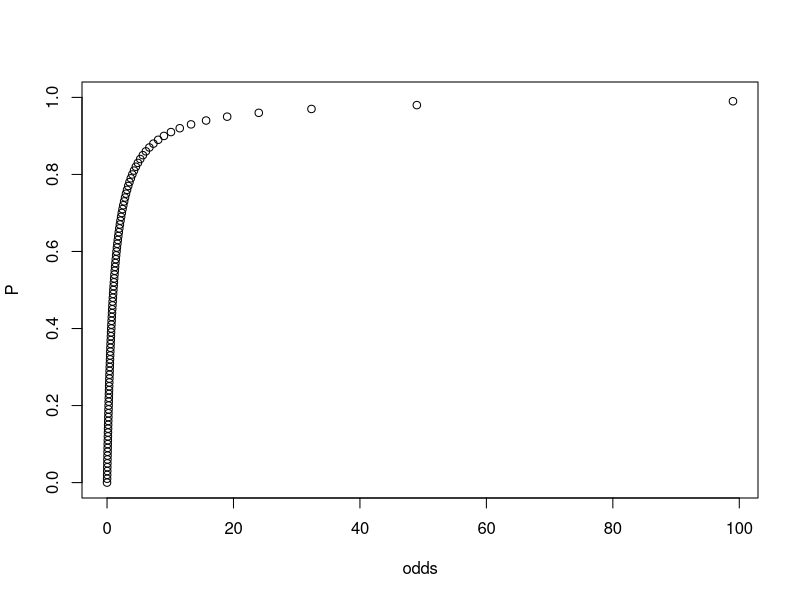
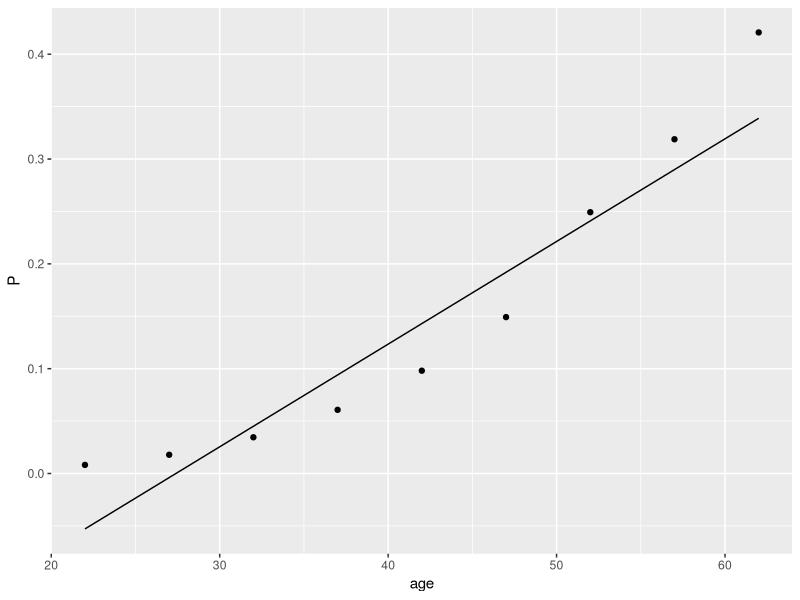
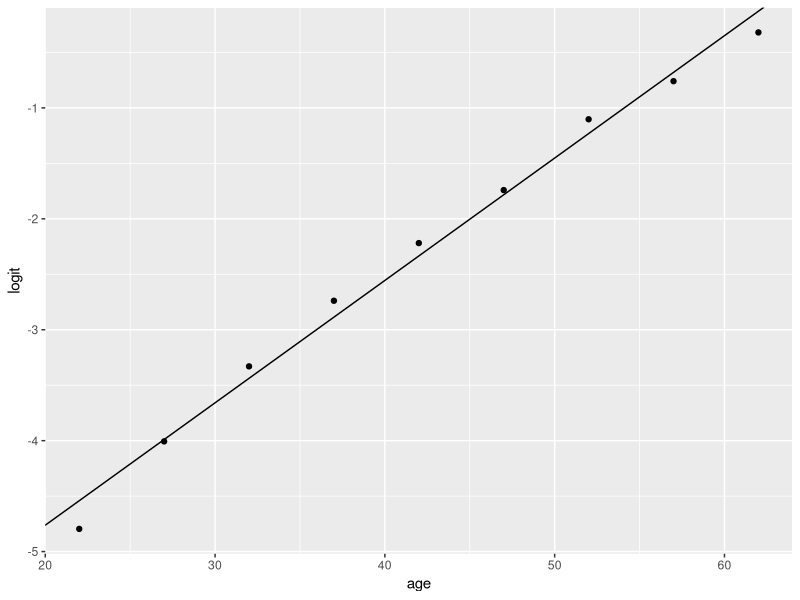
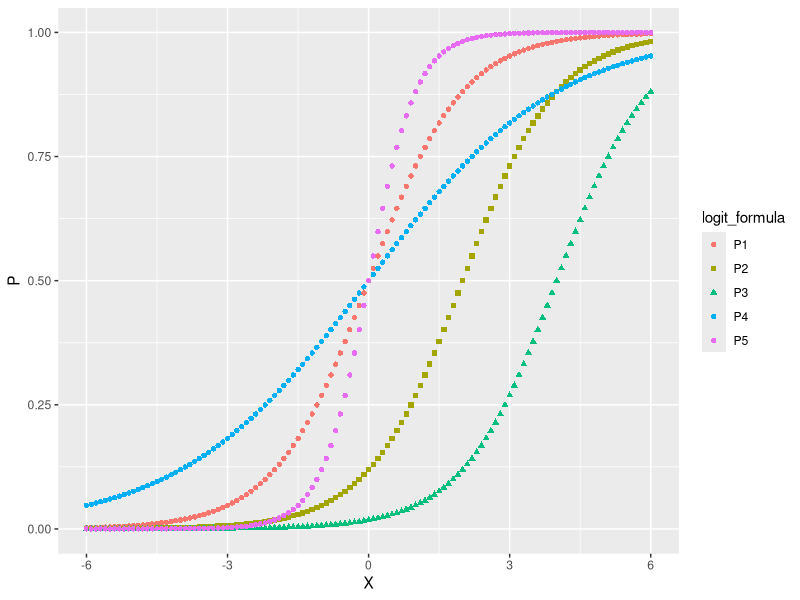
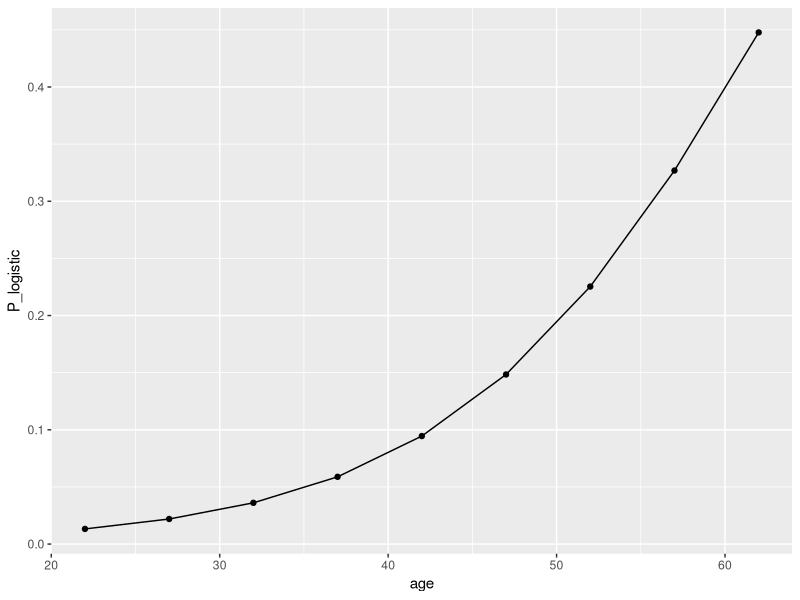
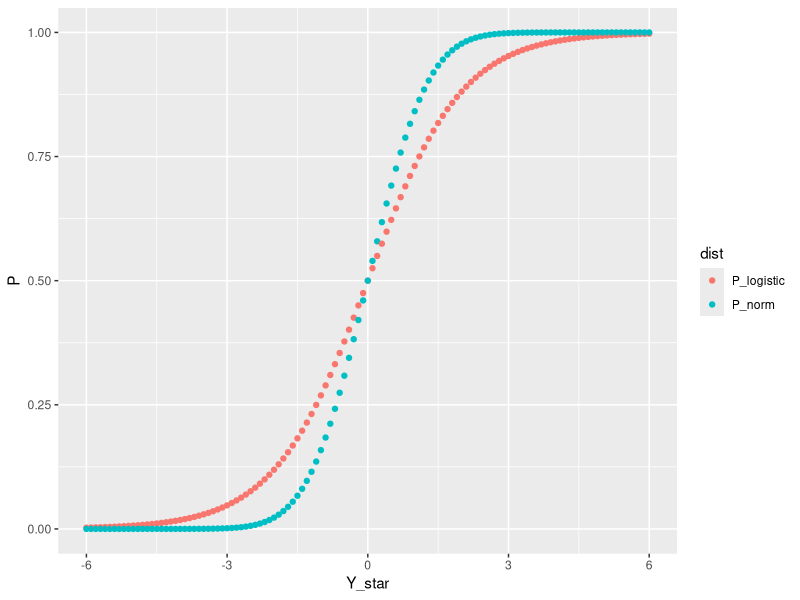

Here is the R script that generated these plots, in order: (Note: this script raises an error after producing the figures.)
## ---- chunk 1
#| include: false
library(knitr)
library(tidyr)
library(dplyr)
library(ggplot2)
library(lavaan)
knitr::opts_chunk$set(
  collapse = TRUE,
  comment = "##"
)
## ---- chunk 2
#| label: fig-1
P <- seq(0, 1, 0.01)
odds <- P/(1 - P)
plot(odds, P)
## ---- chunk 3
#| echo: false
dat <- data.frame(
  age = c(22, 27, 32, 37, 42, 47, 52, 57, 62, 
          22, 27, 32, 37, 42, 47, 52, 57, 62),
  n = c(1952, 1791, 2113, 2783, 2274, 2393, 2090, 1750, 1136, 
        1952, 1791, 2113, 2783, 2274, 2393, 2090, 1750, 1136),
  breathlessness = c(1, 1, 1, 1, 1, 1, 1, 1, 1, 
                     0, 0, 0, 0, 0, 0, 0, 0, 0),
  f = c(16, 32, 73, 169, 223, 357, 521, 558, 478, 
        1936, 1759, 2040, 2614, 2051, 2036, 1569, 1192, 658)
)
dat$P <- dat$f/dat$n
dat$odds <- dat$P/(1 - dat$P)
dat$logit <- log(dat$odds)
## ---- chunk 4
#| echo: false
#| message: false
#| label: tbl-2
kable(dat)
## ---- chunk 5
# 以breathlessness为结果变量的线性回归
lm.fit <- lm(breathlessness ~ age, weights = f, dat)
summary(lm.fit)
## ---- chunk 6
#| label: fig-2
dat$P_linear <- -0.268336 + 0.009794*dat$age
ggplot(dat[dat$breathlessness == 1,], aes(age)) +
  geom_point(aes(y = P)) +
  geom_line(aes(y = P_linear))
## ---- chunk 7
# 以breathlessness的logit为结果变量的线性回归
lm.fit2 <- lm(logit ~ age, subset = (breathlessness == 1), dat)
summary(lm.fit2)
## ---- chunk 8
#| label: fig-3
ggplot(dat[dat$breathlessness == 1, ], aes(age, logit)) +
  geom_point() +
  geom_abline(slope = 0.110338, intercept = -6.96891)
## ---- chunk 9
data_fake <- 
  tibble(X = seq(-6, 6, 0.1)) |> 
  mutate(
    P1 = 1/(1 + exp(-1*X)),
    P2 = 1/(1 + exp(-1*(X - 2))),
    P3 = 1/(1 + exp(-1*(X - 4))),
    P4 = 1/(1 + exp(-1*(0.5*X))),
    P5 = 1/(1 + exp(-1*(2*X)))
  ) |> 
pivot_longer(
  cols = c(P1:P5),
  names_to = "logit_formula",
  values_to = "P"
) 
ggplot(data_fake, aes(X, P, color = logit_formula, shape = logit_formula)) +
  geom_point() +
  scale_shape_manual(values = c(16, 15, 17, 16, 16))
## ---- chunk 10
# 以breathlessness为结果变量的逻辑回归
glm.fit <- glm(
  factor(breathlessness) ~ age,
  family = binomial(link = "logit"),
  data = dat,
  weights = f
)
summary(glm.fit)
## ---- chunk 11
#| label: fig-4
dat$P_logistic <- 
  1 / (1 + exp(-1 * (-6.564333 + 0.102492 * dat$age)))
ggplot(dat[dat$breathlessness == 1, ], aes(age, P_logistic)) +
  geom_point() +
  geom_path()
## ---- chunk 12
dat[1:9, c("age","logit", "P_logistic")]
## ---- chunk 13
#| label: fig-5
Y_star <- seq(-6, 6, 0.1)
P_logistic <- 1/(1 + exp(-Y_star))
P_norm <- pnorm(Y_star)
dat_logistic_norm <- 
  tibble(Y_star,P_logistic,P_norm) |> 
  pivot_longer(cols = c(P_logistic, P_norm),
               names_to = "dist",
               values_to = "P")
ggplot(dat_logistic_norm, aes(Y_star, P, color = dist)) +
  geom_point()
## ---- chunk 14
# 以breathlessness为结果变量的probit回归
glm.fit <- glm(
  factor(breathlessness) ~ age,
  weights = f,
  family = binomial(link = "probit"),
  dat
)
summary(glm.fit)
## ---- chunk 15
dat$probit <- -3.584158 + 0.054844*dat$age
dat$P_probit <- pnorm(dat$probit)
dat[1:9, c("age","probit", "P_probit")]
## ---- chunk 16
model <- "
breathlessness ~ age
"
fit <- sem(model, 
           dat, 
           ordered = "breathlessness", 
           sampling.weights = "f")
summary(fit)
## ---- chunk 17
# label: fig-6
ggplot(dat[dat$breathlessness == 1, ], aes(x = age)) +
  geom_path(aes(y = P_linear), color = "red", linewidth = 1) +
  geom_path(aes(y = P_logistic),
            color = "yellow",
            linewidth = 1) +
  geom_path(aes(y = P_probit),
            color = "green",
            linewidth = 1) +
  geom_point(aes(y = P), color = "blue", size = 3)
